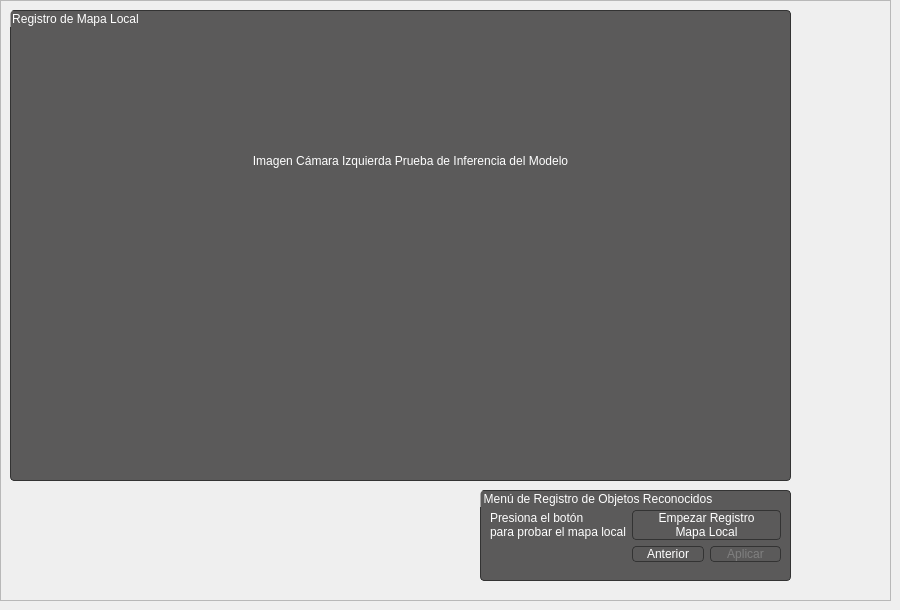
               <widget class="QWidget" name="LocalMap">
                <widget class="QFrame" name="frame_7">
                 <property name="geometry">
                  <rect>
                   <x>0</x>
                   <y>0</y>
                   <width>891</width>
                   <height>601</height>
                  </rect>
                 </property>
                 <property name="frameShape">
                  <enum>QFrame::StyledPanel</enum>
                 </property>
                 <property name="frameShadow">
                  <enum>QFrame::Raised</enum>
                 </property>
                 <widget class="QGroupBox" name="groupBox_5">
                  <property name="geometry">
                   <rect>
                    <x>480</x>
                    <y>490</y>
                    <width>311</width>
                    <height>91</height>
                   </rect>
                  </property>
                  <property name="styleSheet">
                   <string notr="true">QGroupBox{
	border:1px solid rgb(51,51,51);	
	border-radius:4px;
	color:white;
	background:rgb(91,90,90);
}</string>
                  </property>
                  <property name="title">
                   <string>Menú de Registro de Objetos Reconocidos</string>
                  </property>
                  <widget class="QWidget" name="formLayoutWidget_4">
                   <property name="geometry">
                    <rect>
                     <x>10</x>
                     <y>20</y>
                     <width>291</width>
                     <height>71</height>
                    </rect>
                   </property>
                   <layout class="QFormLayout" name="formLayout_4">
                    <item row="0" column="0">
                     <widget class="QLabel" name="label_56">
                      <property name="styleSheet">
                       <string notr="true">color:white;</string>
                      </property>
                      <property name="text">
                       <string>Presiona el botón
para probar el mapa local</string>
                      </property>
                     </widget>
                    </item>
                    <item row="1" column="1">
                     <layout class="QHBoxLayout" name="horizontalLayout_7">
                      <item>
                       <widget class="QPushButton" name="Back_3">
                        <property name="styleSheet">
                         <string notr="true">QPushButton {
	color:white;
	border:1px solid rgb(51,51,51);	
	border-radius:4px;
	background-color: rgba(0,0,0,0);
}
QPushButton:hover {
	background-color: rgb(91,90,90);
}
QPushButton:pressed {	
	background-color: rgba(0,0,0,0);
}</string>
                        </property>
                        <property name="text">
                         <string>Anterior</string>
                        </property>
                        <property name="icon">
                         <iconset>
                          <normaloff>Images/backAsset.png</normaloff>Images/backAsset.png</iconset>
                        </property>
                       </widget>
                      </item>
                      <item>
                       <widget class="QPushButton" name="Accept_2">
                        <property name="enabled">
                         <bool>false</bool>
                        </property>
                        <property name="styleSheet">
                         <string notr="true">QPushButton:!enabled
{
     color:gray;
}

QPushButton {
	color:white;
	border:1px solid rgb(51,51,51);	
	border-radius:4px;
	background-color: rgba(0,0,0,0);
}
QPushButton:hover {
	background-color: rgb(91,90,90);
}
QPushButton:pressed {	
	background-color: rgba(0,0,0,0);
}</string>
                        </property>
                        <property name="text">
                         <string>Aplicar</string>
                        </property>
                        <property name="icon">
                         <iconset>
                          <normaloff>Images/65734.png</normaloff>Images/65734.png</iconset>
                        </property>
                       </widget>
                      </item>
                     </layout>
                    </item>
                    <item row="0" column="1">
                     <widget class="QPushButton" name="Depth_Angle_play_3">
                      <property name="styleSheet">
                       <string notr="true">QPushButton {
	color:white;
	border:1px solid rgb(51,51,51);	
	border-radius:4px;
	background-color: rgba(0,0,0,0);
}
QPushButton:hover {
	background-color: rgb(91,90,90);
}
QPushButton:pressed {	
	background-color: rgba(0,0,0,0);
}</string>
                      </property>
                      <property name="text">
                       <string>Empezar Registro
Mapa Local</string>
                      </property>
                      <property name="icon">
                       <iconset>
                        <normaloff>Images/playasset.png</normaloff>Images/playasset.png</iconset>
                      </property>
                     </widget>
                    </item>
                   </layout>
                  </widget>
                 </widget>
                 <widget class="QGroupBox" name="groupBox_9">
                  <property name="geometry">
                   <rect>
                    <x>10</x>
                    <y>10</y>
                    <width>781</width>
                    <height>471</height>
                   </rect>
                  </property>
                  <property name="styleSheet">
                   <string notr="true">QGroupBox{
	border:1px solid rgb(51,51,51);	
	border-radius:4px;
	color:white;
	background:rgb(91,90,90);
}</string>
                  </property>
                  <property name="title">
                   <string>Registro de Mapa Local</string>
                  </property>
                  <widget class="QLabel" name="ObjectReconice_log_2">
                   <property name="geometry">
                    <rect>
                     <x>10</x>
                     <y>300</y>
                     <width>761</width>
                     <height>151</height>
                    </rect>
                   </property>
                   <property name="styleSheet">
                    <string notr="true">color=rgb(255, 255, 255)</string>
                   </property>
                   <property name="text">
                    <string/>
                   </property>
                   <property name="alignment">
                    <set>Qt::AlignLeading|Qt::AlignLeft|Qt::AlignTop</set>
                   </property>
                  </widget>
                  <widget class="QLabel" name="Preview_camera_3">
                   <property name="geometry">
                    <rect>
                     <x>220</x>
                     <y>30</y>
                     <width>361</width>
                     <height>241</height>
                    </rect>
                   </property>
                   <property name="styleSheet">
                    <string notr="true">color:white;</string>
                   </property>
                   <property name="text">
                    <string>Imagen Cámara Izquierda Prueba de Inferencia del Modelo</string>
                   </property>
                   <property name="alignment">
                    <set>Qt::AlignCenter</set>
                   </property>
                  </widget>
                 </widget>
                </widget>
               </widget>
